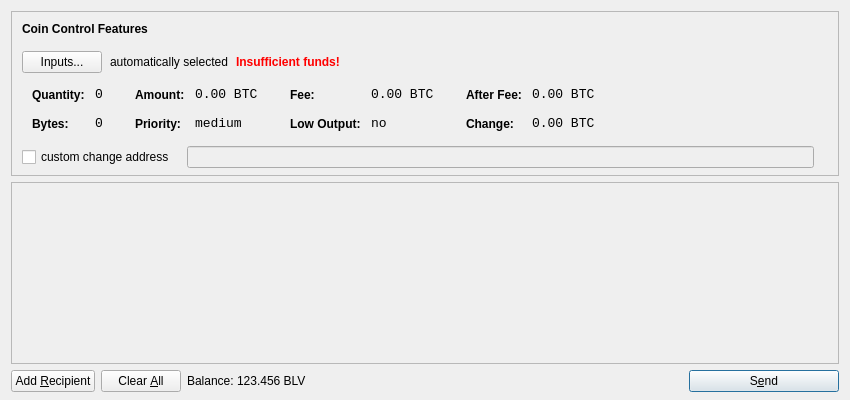
<?xml version="1.0" encoding="UTF-8"?>
<ui version="4.0">
 <class>SendCoinsDialog</class>
 <widget class="QDialog" name="SendCoinsDialog">
  <property name="geometry">
   <rect>
    <x>0</x>
    <y>0</y>
    <width>850</width>
    <height>400</height>
   </rect>
  </property>
  <property name="windowTitle">
   <string>Send Coins</string>
  </property>
  <layout class="QVBoxLayout" name="verticalLayout" stretch="0,1,0">
   <property name="bottomMargin">
    <number>8</number>
   </property>
   <item>
    <widget class="QFrame" name="frameCoinControl">
     <property name="sizePolicy">
      <sizepolicy hsizetype="Expanding" vsizetype="Expanding">
       <horstretch>0</horstretch>
       <verstretch>0</verstretch>
      </sizepolicy>
     </property>
     <property name="maximumSize">
      <size>
       <width>16777215</width>
       <height>16777215</height>
      </size>
     </property>
     <property name="frameShape">
      <enum>QFrame::StyledPanel</enum>
     </property>
     <property name="frameShadow">
      <enum>QFrame::Sunken</enum>
     </property>
     <layout class="QVBoxLayout" name="verticalLayoutCoinControl2">
      <property name="spacing">
       <number>-1</number>
      </property>
      <property name="leftMargin">
       <number>0</number>
      </property>
      <property name="topMargin">
       <number>0</number>
      </property>
      <property name="rightMargin">
       <number>0</number>
      </property>
      <property name="bottomMargin">
       <number>6</number>
      </property>
      <item>
       <layout class="QVBoxLayout" name="verticalLayoutCoinControl" stretch="0,0,0,0,1">
        <property name="spacing">
         <number>0</number>
        </property>
        <property name="leftMargin">
         <number>10</number>
        </property>
        <property name="topMargin">
         <number>10</number>
        </property>
        <item>
         <layout class="QHBoxLayout" name="horizontalLayoutCoinControl1">
          <property name="bottomMargin">
           <number>15</number>
          </property>
          <item>
           <widget class="QLabel" name="labelCoinControlFeatures">
            <property name="sizePolicy">
             <sizepolicy hsizetype="Preferred" vsizetype="Maximum">
              <horstretch>0</horstretch>
              <verstretch>0</verstretch>
             </sizepolicy>
            </property>
            <property name="font">
             <font>
              <weight>75</weight>
              <bold>true</bold>
             </font>
            </property>
            <property name="styleSheet">
             <string notr="true">font-weight:bold;</string>
            </property>
            <property name="text">
             <string>Coin Control Features</string>
            </property>
           </widget>
          </item>
         </layout>
        </item>
        <item>
         <layout class="QHBoxLayout" name="horizontalLayoutCoinControl2" stretch="0,0,0,0">
          <property name="spacing">
           <number>8</number>
          </property>
          <property name="bottomMargin">
           <number>10</number>
          </property>
          <item>
           <widget class="QPushButton" name="pushButtonCoinControl">
            <property name="styleSheet">
             <string notr="true"/>
            </property>
            <property name="text">
             <string>Inputs...</string>
            </property>
           </widget>
          </item>
          <item>
           <widget class="QLabel" name="labelCoinControlAutomaticallySelected">
            <property name="text">
             <string>automatically selected</string>
            </property>
            <property name="margin">
             <number>5</number>
            </property>
           </widget>
          </item>
          <item>
           <widget class="QLabel" name="labelCoinControlInsuffFunds">
            <property name="font">
             <font>
              <weight>75</weight>
              <bold>true</bold>
             </font>
            </property>
            <property name="styleSheet">
             <string notr="true">color:red;font-weight:bold;</string>
            </property>
            <property name="text">
             <string>Insufficient funds!</string>
            </property>
            <property name="margin">
             <number>5</number>
            </property>
           </widget>
          </item>
          <item>
           <spacer name="horizontalSpacerCoinControl">
            <property name="orientation">
             <enum>Qt::Horizontal</enum>
            </property>
            <property name="sizeHint" stdset="0">
             <size>
              <width>40</width>
              <height>1</height>
             </size>
            </property>
           </spacer>
          </item>
         </layout>
        </item>
        <item>
         <widget class="QWidget" name="widgetCoinControl" native="true">
          <property name="sizePolicy">
           <sizepolicy hsizetype="Preferred" vsizetype="Preferred">
            <horstretch>0</horstretch>
            <verstretch>0</verstretch>
           </sizepolicy>
          </property>
          <property name="minimumSize">
           <size>
            <width>0</width>
            <height>0</height>
           </size>
          </property>
          <property name="styleSheet">
           <string notr="true"/>
          </property>
          <layout class="QHBoxLayout" name="horizontalLayoutCoinControl5">
           <property name="margin">
            <number>0</number>
           </property>
           <item>
            <layout class="QHBoxLayout" name="horizontalLayoutCoinControl3" stretch="0,0,0,1">
             <property name="spacing">
              <number>20</number>
             </property>
             <property name="topMargin">
              <number>0</number>
             </property>
             <property name="bottomMargin">
              <number>10</number>
             </property>
             <item>
              <layout class="QFormLayout" name="formLayoutCoinControl1">
               <property name="horizontalSpacing">
                <number>10</number>
               </property>
               <property name="verticalSpacing">
                <number>14</number>
               </property>
               <property name="leftMargin">
                <number>10</number>
               </property>
               <property name="topMargin">
                <number>4</number>
               </property>
               <property name="rightMargin">
                <number>6</number>
               </property>
               <item row="0" column="0">
                <widget class="QLabel" name="labelCoinControlQuantityText">
                 <property name="styleSheet">
                  <string notr="true">font-weight:bold;</string>
                 </property>
                 <property name="text">
                  <string>Quantity:</string>
                 </property>
                 <property name="margin">
                  <number>0</number>
                 </property>
                </widget>
               </item>
               <item row="0" column="1">
                <widget class="QLabel" name="labelCoinControlQuantity">
                 <property name="font">
                  <font>
                   <family>Monospace</family>
                   <pointsize>10</pointsize>
                  </font>
                 </property>
                 <property name="cursor">
                  <cursorShape>IBeamCursor</cursorShape>
                 </property>
                 <property name="contextMenuPolicy">
                  <enum>Qt::ActionsContextMenu</enum>
                 </property>
                 <property name="text">
                  <string notr="true">0</string>
                 </property>
                 <property name="margin">
                  <number>0</number>
                 </property>
                 <property name="textInteractionFlags">
                  <set>Qt::LinksAccessibleByMouse|Qt::TextSelectableByKeyboard|Qt::TextSelectableByMouse</set>
                 </property>
                </widget>
               </item>
               <item row="1" column="0">
                <widget class="QLabel" name="labelCoinControlBytesText">
                 <property name="styleSheet">
                  <string notr="true">font-weight:bold;</string>
                 </property>
                 <property name="text">
                  <string>Bytes:</string>
                 </property>
                </widget>
               </item>
               <item row="1" column="1">
                <widget class="QLabel" name="labelCoinControlBytes">
                 <property name="font">
                  <font>
                   <family>Monospace</family>
                   <pointsize>10</pointsize>
                  </font>
                 </property>
                 <property name="cursor">
                  <cursorShape>IBeamCursor</cursorShape>
                 </property>
                 <property name="contextMenuPolicy">
                  <enum>Qt::ActionsContextMenu</enum>
                 </property>
                 <property name="text">
                  <string notr="true">0</string>
                 </property>
                 <property name="textInteractionFlags">
                  <set>Qt::LinksAccessibleByMouse|Qt::TextSelectableByKeyboard|Qt::TextSelectableByMouse</set>
                 </property>
                </widget>
               </item>
              </layout>
             </item>
             <item>
              <layout class="QFormLayout" name="formLayoutCoinControl2">
               <property name="horizontalSpacing">
                <number>10</number>
               </property>
               <property name="verticalSpacing">
                <number>14</number>
               </property>
               <property name="leftMargin">
                <number>6</number>
               </property>
               <property name="topMargin">
                <number>4</number>
               </property>
               <property name="rightMargin">
                <number>6</number>
               </property>
               <item row="0" column="0">
                <widget class="QLabel" name="labelCoinControlAmountText">
                 <property name="styleSheet">
                  <string notr="true">font-weight:bold;</string>
                 </property>
                 <property name="text">
                  <string>Amount:</string>
                 </property>
                 <property name="margin">
                  <number>0</number>
                 </property>
                </widget>
               </item>
               <item row="0" column="1">
                <widget class="QLabel" name="labelCoinControlAmount">
                 <property name="font">
                  <font>
                   <family>Monospace</family>
                   <pointsize>10</pointsize>
                  </font>
                 </property>
                 <property name="cursor">
                  <cursorShape>IBeamCursor</cursorShape>
                 </property>
                 <property name="contextMenuPolicy">
                  <enum>Qt::ActionsContextMenu</enum>
                 </property>
                 <property name="text">
                  <string notr="true">0.00 BTC</string>
                 </property>
                 <property name="textInteractionFlags">
                  <set>Qt::LinksAccessibleByMouse|Qt::TextSelectableByKeyboard|Qt::TextSelectableByMouse</set>
                 </property>
                </widget>
               </item>
               <item row="1" column="0">
                <widget class="QLabel" name="labelCoinControlPriorityText">
                 <property name="styleSheet">
                  <string notr="true">font-weight:bold;</string>
                 </property>
                 <property name="text">
                  <string>Priority:</string>
                 </property>
                </widget>
               </item>
               <item row="1" column="1">
                <widget class="QLabel" name="labelCoinControlPriority">
                 <property name="font">
                  <font>
                   <family>Monospace</family>
                   <pointsize>10</pointsize>
                  </font>
                 </property>
                 <property name="cursor">
                  <cursorShape>IBeamCursor</cursorShape>
                 </property>
                 <property name="contextMenuPolicy">
                  <enum>Qt::ActionsContextMenu</enum>
                 </property>
                 <property name="text">
                  <string>medium</string>
                 </property>
                 <property name="textInteractionFlags">
                  <set>Qt::LinksAccessibleByMouse|Qt::TextSelectableByKeyboard|Qt::TextSelectableByMouse</set>
                 </property>
                </widget>
               </item>
              </layout>
             </item>
             <item>
              <layout class="QFormLayout" name="formLayoutCoinControl3">
               <property name="horizontalSpacing">
                <number>10</number>
               </property>
               <property name="verticalSpacing">
                <number>14</number>
               </property>
               <property name="leftMargin">
                <number>6</number>
               </property>
               <property name="topMargin">
                <number>4</number>
               </property>
               <property name="rightMargin">
                <number>6</number>
               </property>
               <item row="0" column="0">
                <widget class="QLabel" name="labelCoinControlFeeText">
                 <property name="styleSheet">
                  <string notr="true">font-weight:bold;</string>
                 </property>
                 <property name="text">
                  <string>Fee:</string>
                 </property>
                 <property name="margin">
                  <number>0</number>
                 </property>
                </widget>
               </item>
               <item row="0" column="1">
                <widget class="QLabel" name="labelCoinControlFee">
                 <property name="font">
                  <font>
                   <family>Monospace</family>
                   <pointsize>10</pointsize>
                  </font>
                 </property>
                 <property name="cursor">
                  <cursorShape>IBeamCursor</cursorShape>
                 </property>
                 <property name="contextMenuPolicy">
                  <enum>Qt::ActionsContextMenu</enum>
                 </property>
                 <property name="text">
                  <string notr="true">0.00 BTC</string>
                 </property>
                 <property name="textInteractionFlags">
                  <set>Qt::LinksAccessibleByMouse|Qt::TextSelectableByKeyboard|Qt::TextSelectableByMouse</set>
                 </property>
                </widget>
               </item>
               <item row="1" column="0">
                <widget class="QLabel" name="labelCoinControlLowOutputText">
                 <property name="styleSheet">
                  <string notr="true">font-weight:bold;</string>
                 </property>
                 <property name="text">
                  <string>Low Output:</string>
                 </property>
                </widget>
               </item>
               <item row="1" column="1">
                <widget class="QLabel" name="labelCoinControlLowOutput">
                 <property name="font">
                  <font>
                   <family>Monospace</family>
                   <pointsize>10</pointsize>
                  </font>
                 </property>
                 <property name="cursor">
                  <cursorShape>IBeamCursor</cursorShape>
                 </property>
                 <property name="contextMenuPolicy">
                  <enum>Qt::ActionsContextMenu</enum>
                 </property>
                 <property name="text">
                  <string>no</string>
                 </property>
                 <property name="textInteractionFlags">
                  <set>Qt::LinksAccessibleByMouse|Qt::TextSelectableByKeyboard|Qt::TextSelectableByMouse</set>
                 </property>
                </widget>
               </item>
              </layout>
             </item>
             <item>
              <layout class="QFormLayout" name="formLayoutCoinControl4">
               <property name="horizontalSpacing">
                <number>10</number>
               </property>
               <property name="verticalSpacing">
                <number>14</number>
               </property>
               <property name="leftMargin">
                <number>6</number>
               </property>
               <property name="topMargin">
                <number>4</number>
               </property>
               <property name="rightMargin">
                <number>6</number>
               </property>
               <item row="0" column="0">
                <widget class="QLabel" name="labelCoinControlAfterFeeText">
                 <property name="styleSheet">
                  <string notr="true">font-weight:bold;</string>
                 </property>
                 <property name="text">
                  <string>After Fee:</string>
                 </property>
                 <property name="margin">
                  <number>0</number>
                 </property>
                </widget>
               </item>
               <item row="0" column="1">
                <widget class="QLabel" name="labelCoinControlAfterFee">
                 <property name="font">
                  <font>
                   <family>Monospace</family>
                   <pointsize>10</pointsize>
                  </font>
                 </property>
                 <property name="cursor">
                  <cursorShape>IBeamCursor</cursorShape>
                 </property>
                 <property name="contextMenuPolicy">
                  <enum>Qt::ActionsContextMenu</enum>
                 </property>
                 <property name="text">
                  <string notr="true">0.00 BTC</string>
                 </property>
                 <property name="textInteractionFlags">
                  <set>Qt::LinksAccessibleByMouse|Qt::TextSelectableByKeyboard|Qt::TextSelectableByMouse</set>
                 </property>
                </widget>
               </item>
               <item row="1" column="0">
                <widget class="QLabel" name="labelCoinControlChangeText">
                 <property name="styleSheet">
                  <string notr="true">font-weight:bold;</string>
                 </property>
                 <property name="text">
                  <string>Change:</string>
                 </property>
                </widget>
               </item>
               <item row="1" column="1">
                <widget class="QLabel" name="labelCoinControlChange">
                 <property name="font">
                  <font>
                   <family>Monospace</family>
                   <pointsize>10</pointsize>
                  </font>
                 </property>
                 <property name="cursor">
                  <cursorShape>IBeamCursor</cursorShape>
                 </property>
                 <property name="contextMenuPolicy">
                  <enum>Qt::ActionsContextMenu</enum>
                 </property>
                 <property name="text">
                  <string notr="true">0.00 BTC</string>
                 </property>
                 <property name="textInteractionFlags">
                  <set>Qt::LinksAccessibleByMouse|Qt::TextSelectableByKeyboard|Qt::TextSelectableByMouse</set>
                 </property>
                </widget>
               </item>
              </layout>
             </item>
            </layout>
           </item>
          </layout>
         </widget>
        </item>
        <item>
         <layout class="QHBoxLayout" name="horizontalLayoutCoinControl4" stretch="0,0,0">
          <property name="spacing">
           <number>12</number>
          </property>
          <property name="sizeConstraint">
           <enum>QLayout::SetDefaultConstraint</enum>
          </property>
          <property name="topMargin">
           <number>5</number>
          </property>
          <property name="rightMargin">
           <number>5</number>
          </property>
          <item>
           <widget class="QCheckBox" name="checkBoxCoinControlChange">
            <property name="text">
             <string>custom change address</string>
            </property>
           </widget>
          </item>
          <item>
           <widget class="QLineEdit" name="lineEditCoinControlChange">
            <property name="enabled">
             <bool>false</bool>
            </property>
            <property name="sizePolicy">
             <sizepolicy hsizetype="Expanding" vsizetype="Fixed">
              <horstretch>0</horstretch>
              <verstretch>0</verstretch>
             </sizepolicy>
            </property>
           </widget>
          </item>
          <item>
           <widget class="QLabel" name="labelCoinControlChangeLabel">
            <property name="sizePolicy">
             <sizepolicy hsizetype="Preferred" vsizetype="Expanding">
              <horstretch>0</horstretch>
              <verstretch>0</verstretch>
             </sizepolicy>
            </property>
            <property name="minimumSize">
             <size>
              <width>0</width>
              <height>0</height>
             </size>
            </property>
            <property name="text">
             <string/>
            </property>
            <property name="margin">
             <number>3</number>
            </property>
           </widget>
          </item>
         </layout>
        </item>
        <item>
         <spacer name="verticalSpacerCoinControl">
          <property name="orientation">
           <enum>Qt::Vertical</enum>
          </property>
          <property name="sizeHint" stdset="0">
           <size>
            <width>800</width>
            <height>1</height>
           </size>
          </property>
         </spacer>
        </item>
       </layout>
      </item>
     </layout>
    </widget>
   </item>
   <item>
    <widget class="QScrollArea" name="scrollArea">
     <property name="widgetResizable">
      <bool>true</bool>
     </property>
     <widget class="QWidget" name="scrollAreaWidgetContents">
      <property name="geometry">
       <rect>
        <x>0</x>
        <y>0</y>
        <width>830</width>
        <height>165</height>
       </rect>
      </property>
      <layout class="QVBoxLayout" name="verticalLayout_2">
       <property name="margin">
        <number>0</number>
       </property>
       <item>
        <layout class="QVBoxLayout" name="entries">
         <property name="spacing">
          <number>6</number>
         </property>
        </layout>
       </item>
       <item>
        <spacer name="verticalSpacer">
         <property name="orientation">
          <enum>Qt::Vertical</enum>
         </property>
         <property name="sizeHint" stdset="0">
          <size>
           <width>20</width>
           <height>40</height>
          </size>
         </property>
        </spacer>
       </item>
      </layout>
     </widget>
    </widget>
   </item>
   <item>
    <layout class="QHBoxLayout" name="horizontalLayout">
     <item>
      <widget class="QPushButton" name="addButton">
       <property name="toolTip">
        <string>Send to multiple recipients at once</string>
       </property>
       <property name="text">
        <string>Add &amp;Recipient</string>
       </property>
       <property name="icon">
        <iconset resource="../bitcoin.qrc">
         <normaloff>:/icons/add</normaloff>:/icons/add</iconset>
       </property>
       <property name="autoDefault">
        <bool>false</bool>
       </property>
      </widget>
     </item>
     <item>
      <widget class="QPushButton" name="clearButton">
       <property name="sizePolicy">
        <sizepolicy hsizetype="Minimum" vsizetype="Fixed">
         <horstretch>0</horstretch>
         <verstretch>0</verstretch>
        </sizepolicy>
       </property>
       <property name="toolTip">
        <string>Remove all transaction fields</string>
       </property>
       <property name="text">
        <string>Clear &amp;All</string>
       </property>
       <property name="icon">
        <iconset resource="../bitcoin.qrc">
         <normaloff>:/icons/remove</normaloff>:/icons/remove</iconset>
       </property>
       <property name="autoRepeatDelay">
        <number>300</number>
       </property>
       <property name="autoDefault">
        <bool>false</bool>
       </property>
      </widget>
     </item>
     <item>
      <layout class="QHBoxLayout" name="horizontalLayout_2">
       <property name="spacing">
        <number>3</number>
       </property>
       <item>
        <widget class="QLabel" name="label">
         <property name="text">
          <string>Balance:</string>
         </property>
        </widget>
       </item>
       <item>
        <widget class="QLabel" name="labelBalance">
         <property name="cursor">
          <cursorShape>IBeamCursor</cursorShape>
         </property>
         <property name="text">
          <string>123.456 BLV</string>
         </property>
         <property name="textInteractionFlags">
          <set>Qt::LinksAccessibleByMouse|Qt::TextSelectableByKeyboard|Qt::TextSelectableByMouse</set>
         </property>
        </widget>
       </item>
      </layout>
     </item>
     <item>
      <spacer name="horizontalSpacer">
       <property name="orientation">
        <enum>Qt::Horizontal</enum>
       </property>
       <property name="sizeHint" stdset="0">
        <size>
         <width>40</width>
         <height>20</height>
        </size>
       </property>
      </spacer>
     </item>
     <item>
      <widget class="QPushButton" name="sendButton">
       <property name="minimumSize">
        <size>
         <width>150</width>
         <height>0</height>
        </size>
       </property>
       <property name="toolTip">
        <string>Confirm the send action</string>
       </property>
       <property name="text">
        <string>S&amp;end</string>
       </property>
       <property name="icon">
        <iconset resource="../bitcoin.qrc">
         <normaloff>:/icons/send</normaloff>:/icons/send</iconset>
       </property>
       <property name="default">
        <bool>true</bool>
       </property>
      </widget>
     </item>
    </layout>
   </item>
  </layout>
 </widget>
 <resources>
  <include location="../bitcoin.qrc"/>
 </resources>
 <connections/>
</ui>
